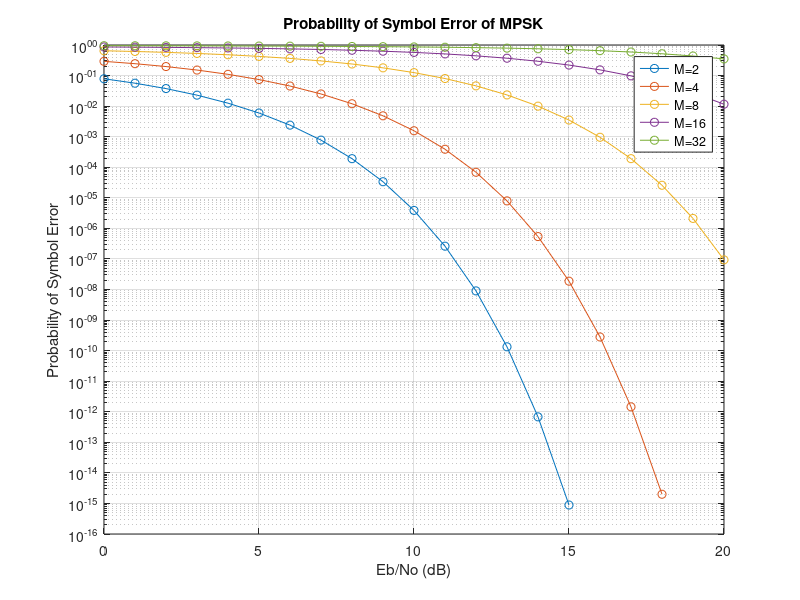
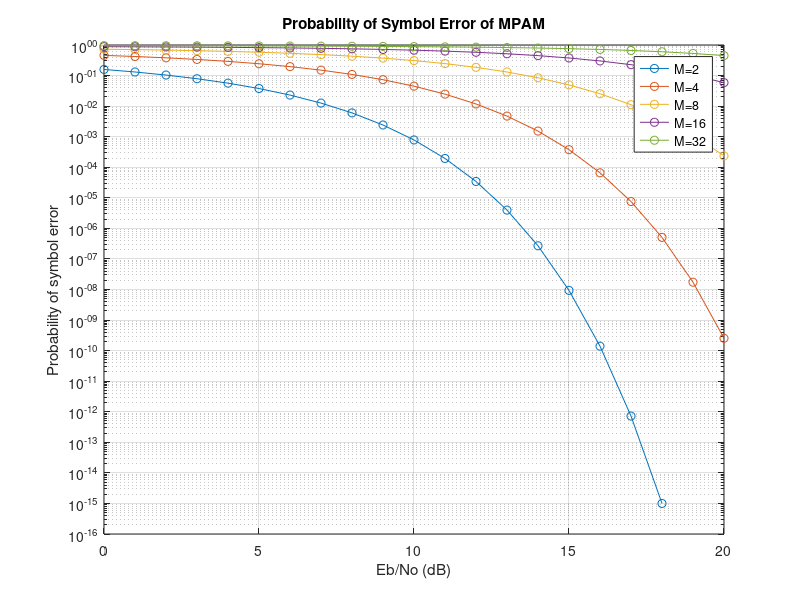
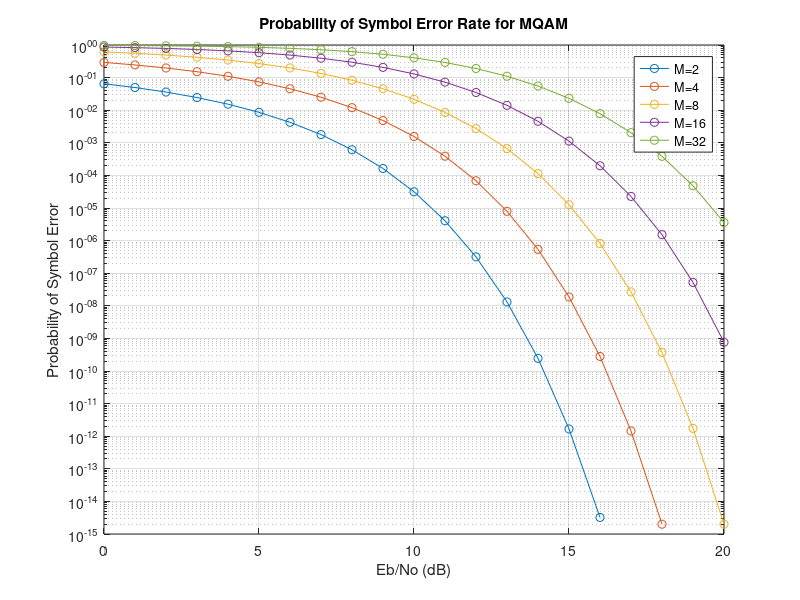
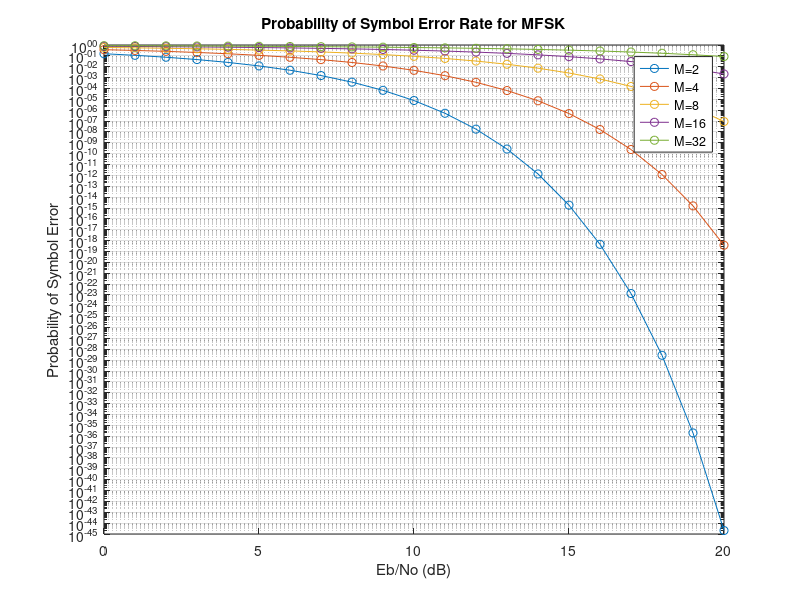

Write the MATLAB code that produced these figures, in order.
%% Experiment 6

% For M-PSK

M_values = [2, 4, 8, 16, 32];
Eb_N0_dB = 0 : 20;
Eb_N0 = 10.^(Eb_N0_dB / 10);
ps_mpsk = zeros(length(M_values), length(Eb_N0));

for i = 1:length(M_values)
    M = M_values(i);
    pe_mpsk = qfunc(sqrt(2 * Eb_N0 * sin(pi/M)^2));
    ps_mpsk(i, :) = 1 - (1 - pe_mpsk) .^ log2(M);
end

% Plotting
figure;
semilogy(Eb_N0_dB, ps_mpsk, '-o');
grid on;
xlabel('Eb/No (dB)');
ylabel('Probability of Symbol Error');
title('Probability of Symbol Error of MPSK');
legend('M=2', 'M=4', 'M=8', 'M=16', 'M=32');

% For M-PAM
M_values = [2, 4, 8, 16, 32];
Eb_N0_dB = 0:20;
Eb_N0 = 10 .^ (Eb_N0_dB / 10);
ps_mpam = zeros(length(M_values), length(Eb_N0));

for i = 1:length(M_values)
    M = M_values(i);
    pe_mpam = qfunc(sqrt(3 * log2(M) * Eb_N0 / (M^2 - 1)));
    ps_mpam(i, :) = 1 - (1 - pe_mpam) .^ log2(M);
end

% Plotting
figure;
semilogy(Eb_N0_dB, ps_mpam, '-o');
grid on;
xlabel('Eb/No (dB)');
ylabel('Probability of symbol error');
title('Probability of Symbol Error of MPAM');
legend('M=2', 'M=4', 'M=8', 'M=16', 'M=32');

% For MQAM
M_values = [2, 4, 8, 16, 32];
Eb_N0_dB = 0:20;
Eb_N0 = 10 .^ (Eb_N0_dB / 10);
ps_mqam = zeros(length(M_values), length(Eb_N0));

for i = 1:length(M_values)
    M = M_values(i);
    pe_mqam = 2 * (1 - 1/sqrt(M)) * qfunc(sqrt(3 * log2(M) * Eb_N0 / (2 * (M - 1))));
    ps_mqam(i, :) = 1 - (1 - pe_mqam) .^ log2(M);
end

% Plotting
figure;
semilogy(Eb_N0_dB, ps_mqam, '-o');
grid on;
xlabel('Eb/No (dB)');
ylabel('Probability of Symbol Error');
title('Probability of Symbol Error Rate for MQAM');
legend('M=2', 'M=4', 'M=8', 'M=16', 'M=32');


% For FSK
M_values = [2, 4, 8 16, 32];
Eb_N0_dB = 0 : 20;
Eb_N0 = 10 .^ (Eb_N0_dB / 10);
ps_mfsk = zeros(length(M_values), length(Eb_N0));

for i = 1:length(M_values)
    M = M_values(i);
    ps_mfsk(i, :) = 2 * qfunc(sqrt((6 * log2(M)) / (M^2 - 1) * Eb_N0));
end

figure;
semilogy(Eb_N0_dB, ps_mfsk, '-o');
grid on;
xlabel('Eb/No (dB)');
ylabel('Probability of Symbol Error');
title('Probability of Symbol Error Rate for MFSK');
legend('M=2', 'M=4', 'M=8', 'M=16', 'M=32');

% For FSK-Non Coherent
M_values = [2, 4, 8, 16, 32];
Eb_N0_dB = 0 : 20;
Eb_N0 = 10 .^ (Eb_N0_dB / 10);
ps_mfsk_noncoherent = zeros(length(M_values), length(Eb_N0));

for i = 1:length(M_values)
    M = M_values(i);
    ps_mfsk_noncoherent = 2 * qfunc(sqrt((3 * log2(M))) / (2 * (M^2 - 1)) * Eb_N0);
end

% Plotting
figure;
semilogy(Eb_N0_dB, ps_mfsk_noncoherent, '-o');
grid on;
xlabel('Eb/N0 (dB)');
ylabel('Probability of Symbol Error');
title('Probability of Symbol Error of MFSK Non-Coherent');

